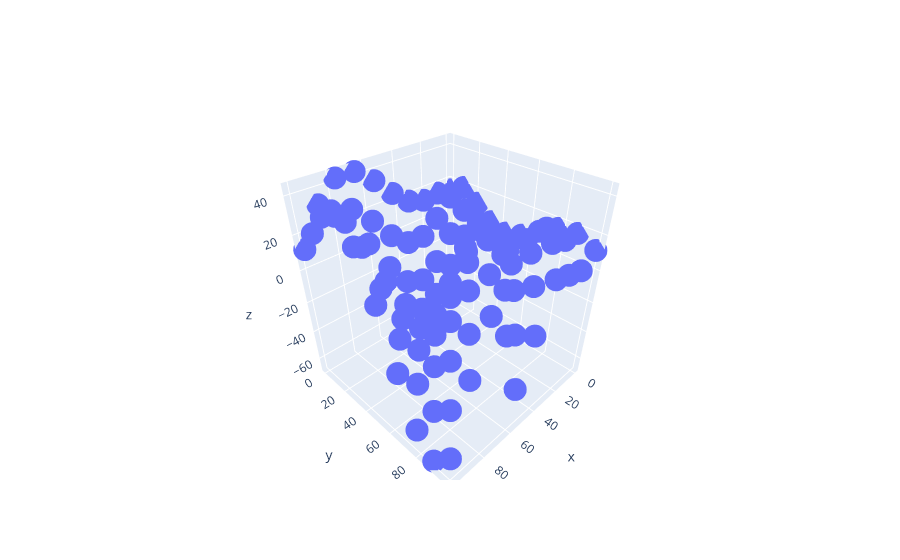
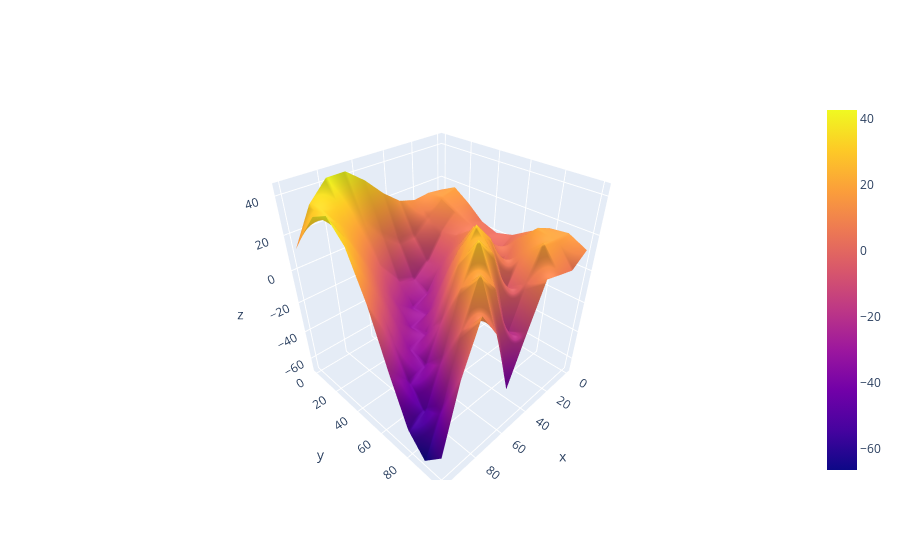
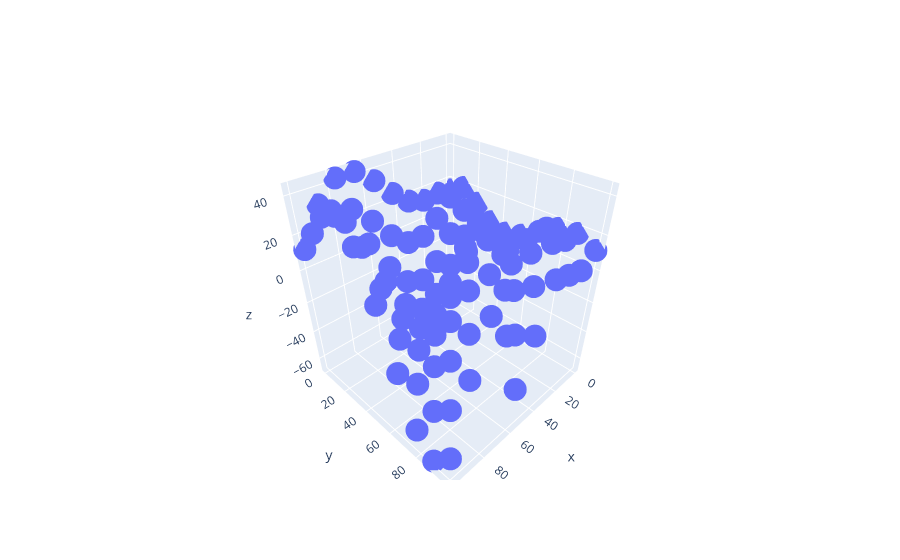
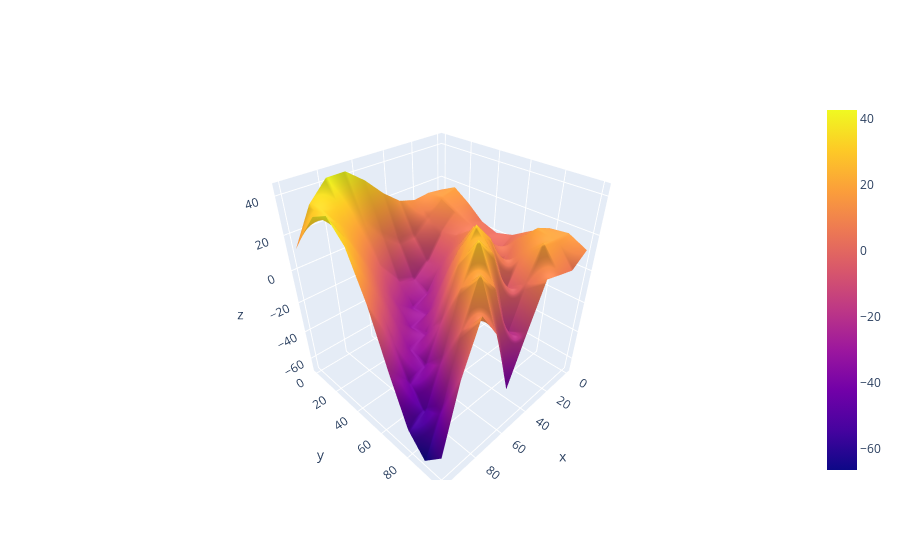

Source (notebook cell) for these figures, in order:
### Code cell
optimizer = Optimizer(X, y)
optimizer.setOptimizationTarget("Maximize")
optimizer.setKernel("matern")
optimizer.setAcquisition("pi")
optimizer.trainGP()
optimizer.modelSurrogate()
optimizer.run()
optimizer.plot()
print(optimizer.result())
